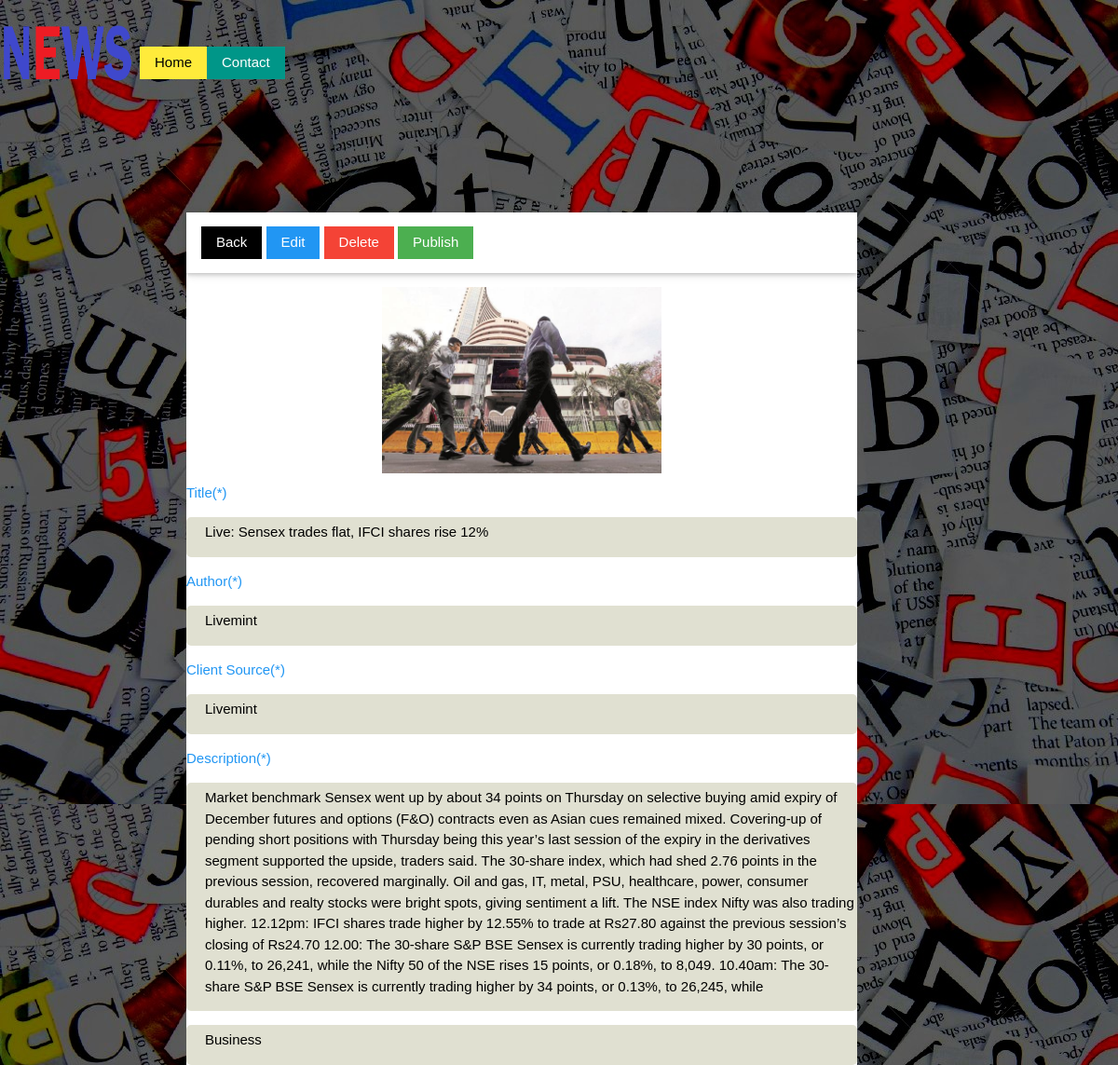
The page /personal_news/pages/admin_detailview.php?id=2 on the database its author committed.
### tables this page shows
CREATE TABLE IF NOT EXISTS `news_details` (
  `news_detailid` int(11) NOT NULL,
  `news_title` varchar(555) DEFAULT NULL,
  `news_details` longtext,
  `news_source` varchar(255) DEFAULT NULL,
  `news_type` varchar(255) DEFAULT NULL,
  `author` varchar(255) DEFAULT NULL,
  `image_name` varchar(255) DEFAULT NULL,
  `image_location` varchar(255) DEFAULT NULL,
  `publish_status` int(11) DEFAULT NULL,
  `publish_date` datetime DEFAULT NULL,
  `created_by` int(11) DEFAULT NULL,
  `created_date` datetime DEFAULT NULL,
  PRIMARY KEY (`news_detailid`)
);

### personal_news/pages/admin_detailview.php (the view, shortened to what this page needs)
<?php
include('header.php');
$id=$_REQUEST["id"];
$select_news_query="SELECT * FROM news_details WHERE news_detailid='".$id."'";
$select_news_result=mysql_query($select_news_query);
	$k=0;
	$title=mysql_result($select_news_result,$k,'news_title');
	$news_source=mysql_result($select_news_result,$k,'news_source');
	$short_details=mysql_result($select_news_result,$k,'news_details');
	$image_loc1=mysql_result($select_news_result,$k,'image_name');
	$news_type=mysql_result($select_news_result,$k,'news_type');
	$author=mysql_result($select_news_result,$k,'author');
	$publish_status=mysql_result($select_news_result,$k,'publish_status');
?>
<div style="position:relative;left:200px;top:100px;width:60%;background:white;">
<form class="w3-container w3-card-2" method="post" action="admin_editview.php"  enctype="multipart/form-data" >
			<p>
		   <a href='admin_index.php' class="w3-btn">Back</a>
		   <button class="w3-btn w3-blue">Edit</button>
		   <a href='#' class="w3-btn w3-red">Delete</a>
		   <?php if($publish_status==0){ ?><a href='#' class="w3-btn w3-green">Publish</a><?php } ?>
		  </p>
</form>
		  <p>
			<center><img id="show_image" height="200" width="300" src="../uploads/<?php echo $image_loc1; ?>" onclick="callhidden();" /></center>
		  </p>
		  <p>
		  <label class="w3-label w3-text-blue">Title(*)</label>
			<div style='background: #e0e0d1;border-radius:5px;padding:5px 0px 15px 20px;'> <?php echo $title; ?> </div>
		  </p>
		  <p>
		  <label class="w3-label w3-text-blue">Author(*)</label>
		  <div style='background: #e0e0d1;border-radius:5px;padding:5px 0px 15px 20px;'> <?php echo $author; ?> </div>
		   </p>
		   <p>
		  <label class="w3-label w3-text-blue">Client Source(*)</label>
		  <div style='background: #e0e0d1;border-radius:5px;padding:5px 0px 15px 20px;'> <?php echo $news_source; ?> </div>
		  </p>
		  <p>
			<label class="w3-text-blue">Description(*)</label>
			<div style='background: #e0e0d1;border-radius:5px;padding:5px 0px 15px 20px;'> <?php echo $short_details; ?> </div>
		  </p>
		  <p>
			<div style='background: #e0e0d1;border-radius:5px;padding:5px 0px 15px 20px;'> <?php echo $news_type; ?> </div>
		   </p>
</div>

### personal_news/css/w3.css (style rules this page uses)
*,*:before,*:after { box-sizing:inherit }
html { -ms-text-size-adjust:100%;-webkit-text-size-adjust:100% }
body { margin:0 }
a { background-color:transparent;-webkit-text-decoration-skip:objects }
img { border-style:none }
button,input,select,textarea { font:inherit;margin:0 }
button,input { overflow:visible }
button,select { text-transform:none }
button,html [type=button],[type=reset],[type=submit] { -webkit-appearance:button }
html,body { font-family:Verdana,sans-serif;font-size:15px;line-height:1.5 }
html { overflow-x:hidden }
img { margin-bottom:-5px }
a { color:inherit }
.w3-btn,.w3-btn-block { border:none;display:inline-block;outline:0;padding:6px 16px;vertical-align:middle;overflow:hidden;text-decoration:none!important;color:#fff;background-color:#000;text-align:center;cursor:pointer;white-space:nowrap }
.w3-btn,.w3-btn-floating,.w3-btn-floating-large,.w3-closenav,.w3-opennav,.w3-btn-block { -webkit-touch-callout:none;-webkit-user-select:none;-khtml-user-select:none;-moz-user-select:none;-ms-user-select:none;user-select:none }
.w3-btn,.w3-btn-floating,.w3-dropnav a,.w3-btn-floating-large,.w3-btn-block, .w3-navbar a,.w3-sidenav a,.w3-pagination li a,.w3-hoverable tbody tr,.w3-hoverable li, .w3-accordion-content a,.w3-dropdown-content a,.w3-dropdown-click:hover,.w3-dropdown-hover:hover,.w3-opennav,.w3-closenav,.w3-closebtn,*[class*="w3-hover-"] { -webkit-transition:background-color .25s,color .15s,box-shadow .25s,opacity 0.25s,filter 0.25s,border 0.15s;transition:background-color .25s,color .15s,box-shadow .15s,opacity .25s,filter .25s,border .15s }
.w3-label { color:#009688 }
.w3-container:after,.w3-panel:after,.w3-row:after,.w3-row-padding:after,.w3-topnav:after,.w3-clear:after,.w3-btn-group:before,.w3-btn-group:after,.w3-btn-bar:before,.w3-btn-bar:after { content:"";display:table;clear:both }
.w3-container { padding:0.01em 16px }
.w3-card-2,.w3-example { box-shadow:0 2px 4px 0 rgba(0,0,0,0.16),0 2px 10px 0 rgba(0,0,0,0.12)!important }
.w3-blue,.w3-hover-blue:hover { color:#fff!important;background-color:#2196F3!important }
.w3-green,.w3-hover-green:hover { color:#fff!important;background-color:#4CAF50!important }
.w3-red,.w3-hover-red:hover { color:#fff!important;background-color:#f44336!important }
.w3-text-blue,.w3-hover-text-blue:hover { color:#2196F3!important }

### personal_news/css/header.css (style rules this page uses)
body { background:url(../images/news_background.jpg); }

### rows shown on the page
news_details: image_name (picture), news_title "Live: Sensex trades flat, IFCI shares rise 12%", author "Livemint", news_source "Livemint", news_details "Market benchmark Sensex went up by about 34 points on Thursday on selective buying amid expiry of December futures and options (F&O) contracts even as Asian cues remained mixed. Covering-up of pending short positions with Thursday being this year’s last session of the expiry in the derivatives segment supported the upside, traders said. The 30-share index, which had shed 2.76 points in the previous session, recovered marginally. Oil and gas, IT, metal, PSU, healthcare, power, consumer durables and realty stocks were bright spots, giving sentiment a lift. The NSE index Nifty was also trading higher. 12.12pm: IFCI shares trade higher by 12.55% to trade at Rs27.80 against the previous…", news_type "Business"
